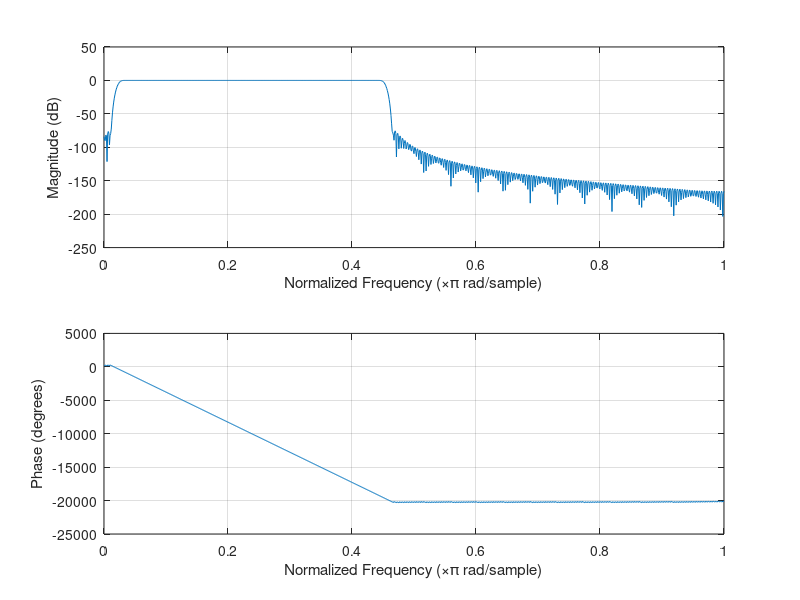
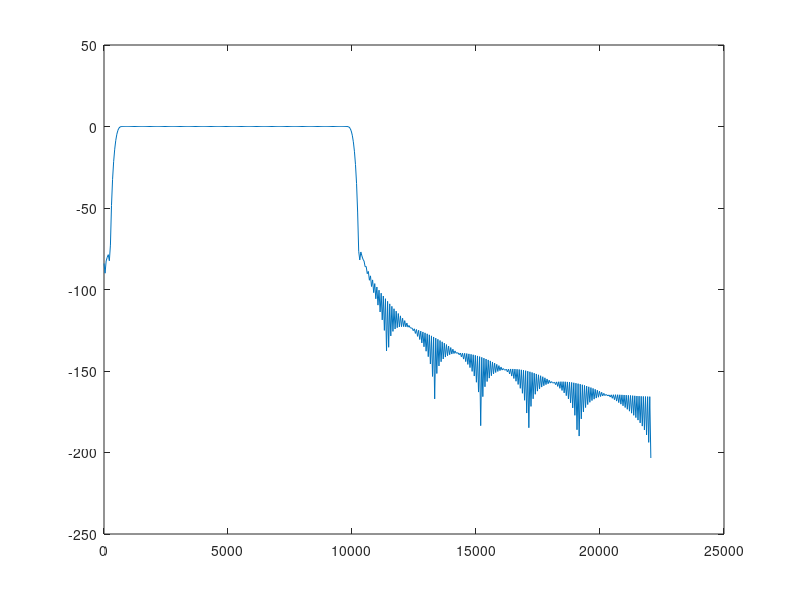

Here is the MATLAB script that generated these plots, in order:
clear all;clc;close all;
fs = 44100; % Sampling rate in Hz
cutoff1 = 500; % lower cutoff frequency in Hz
cutoff2 = 10000; % lower cutoff frequency in Hz
order = 500; % should be even number %%order = 500, and blackman window for good bandpass operation
t = -order/2:order/2;  % number of taps in filter
win = blackman(length(t))';%rectwin(length(t))';% % hamming(length(t))';bartlett(length(t))';
r1 = 2*cutoff1/fs;
r2 = 2*cutoff2/fs;
B = (sinc(r2*t).*r2 - sinc(r1*t).*r1).*win; figure;plot(B);
freqz(B);
h = freqz(B);
figure;plot(linspace(0,fs/2,length(h)),20.*log10(abs(h)));
% T = 0:1/fs:0.0025; 
% ip = square(2*pi*2000*T);figure;plot(T,ip);
% op = filter(B,1,ip);
